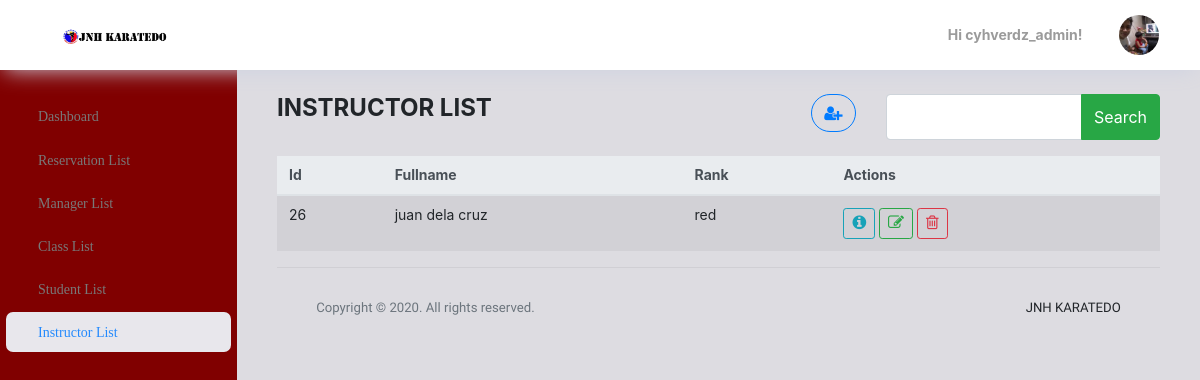
/admininstructor.php (signed in), run on the app's committed database.
### tables this page shows
CREATE TABLE `tblinstructor_info` (
  `Instructor_Id` int(10) NOT NULL AUTO_INCREMENT,
  `Rank` varchar(10) NOT NULL,
  `Name` varchar(50) NOT NULL,
  `Address` varchar(100) NOT NULL,
  `Birthday` date NOT NULL,
  `Age` int(5) NOT NULL,
  `Gender` varchar(10) NOT NULL,
  `Contact_No` bigint(20) NOT NULL,
  `Email` varchar(50) NOT NULL,
  `image` varchar(255) NOT NULL,
  `is_deleted` int(1) DEFAULT 0,
  PRIMARY KEY (`Instructor_Id`)
);

### admininstructor.php (the view, shortened to what this page needs)
<!DOCTYPE html>
<html lang="en">
<head>
  <link rel="stylesheet" href="vendors/base/vendor.bundle.base.css">
  <link rel="stylesheet" href="css/style.css">
  <link rel="stylesheet" href="css/bootstrap/bootstrap.css">
  <link rel="stylesheet" href="css/fontawesome/css/font-awesome.css" />
</head>
<body>
  <?php
  include'_navbar.php';
   ?>
  <div class="main-panel">
    <div class="content-wrapper">
      <div class="row">
        <div class="col-md-6">
          <h4 class="font-weight-bold mb-0">INSTRUCTOR LIST</h4>
        </div>
        <div class="col-md-6">
          <div class="row">
            <div class="col-md-4 mb-3 text-right">
              <button type="button" class="btn btn-outline-primary btn-rounded" data-toggle="modal"
                data-target="#ModalAddInstructor">
                <i class="fa fa-user-plus" aria-hidden="true"></i>
              </button>
            </div>
            <div class="col-md-8">
              <form method="POST" action="admininstructor.php">
                <div class="input-group mb-3">
                  <input type="search" name="search" class="form-control">
                  <div class="input-group-append">
                    <button class="btn btn-success" type="submit">Search</button>
                  </div>
                </div>
              </form>
            </div>
          </div>
        </div>
      </div>
      <div class="row">
        <?php
require_once('connection.php');
if (isset($_POST['search'])) {
$search=$_POST['search'];
$search=preg_replace("#[^0-9a-z]#i"," ",$search);
$query = "SELECT * FROM tblinstructor_info WHERE Name LIKE '%$search%'";
$result = mysqli_query($con,$query);
}else{
$query = "SELECT * FROM tblinstructor_info";
$result = mysqli_query($con,$query);
}
if(mysqli_num_rows($result) > 0){
?>
        <div class="container-fluid table-responsive">
          <table class="table table-striped">
            <thead>
              <tr class="thead-light">
                <th>Id</th>
                <th>Fullname</th>
                <th>Rank</th>
                <th>Actions</th>
              </tr>
            </thead>
            <tbody>
              <?php
    while($rows=mysqli_fetch_assoc($result)){
    ?>
              <tr>
                <td><?php echo $rows["Instructor_Id"] ?></td>
                <td><?php echo $rows["Name"]?></td>
                <td><?php echo $rows["Rank"]?></td>
                <td>
                  <a href="instructorprofile.php?id=<?php echo $rows['Instructor_Id']?>" name="btnprofile"
                    id="btnprofile" class="btn btn-outline-info btn-sm">
                    <i class="fa fa-info-circle" aria-hidden="true"></i>
                  </a>
                  <a name="btnedit2" id="btnedit2" class="btn btn-outline-success btn-sm"
                    href="add.php?edit2=<?php echo $rows['Instructor_Id']?>&instructor=true&add=true;">
                    <i class="fa fa-pencil-square-o" aria-hidden="true"></i> </a>
                  <a name="btndelete" id="btndelete" class="btn btn-outline-danger btn-sm"
                    href="process.php?delete=<?php echo $rows['Instructor_Id']?>">
                    <i class="fa fa-trash-o" aria-hidden="true"></i>
                </td>
              </tr>
              <?php } ?>
            </tbody>
          </table>
        </div>
        <?php }else {
    echo "No Record Found!!";
}
?>
      </div>
      <?php include'_footer.php'; ?>
    </div>
  </div>
  </div>
</body>
</html>

### data on the page
tblinstructor_info: Instructor_Id "26", Name "juan dela cruz", Rank "red"

### other printed values
$_SESSION['username'] "cyhverdz_admin"
